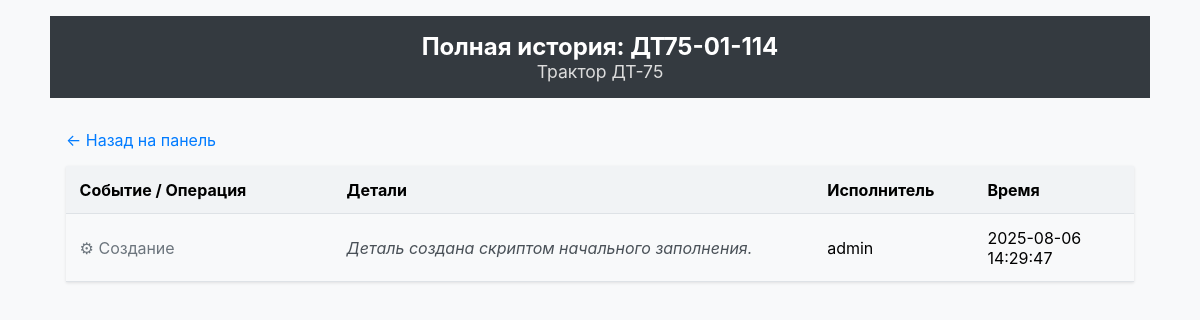
The app's page /history/ДТ75-01-114 with its own data.
### app/models/models.py (models this page shows, shortened)
class Part(db.Model):
    __tablename__ = 'Parts'
    part_id = db.Column(db.String, primary_key=True)
    product_designation = db.Column(db.String, nullable=False)
    date_added = db.Column(db.DateTime, default=datetime.utcnow)
    current_status = db.Column(db.String, default='На складе')
    last_update = db.Column(db.DateTime, default=datetime.utcnow, onupdate=datetime.utcnow)
    route_template_id = db.Column(db.Integer, db.ForeignKey('RouteTemplates.id'), nullable=True)
    route_template = db.relationship('RouteTemplate')
    history = db.relationship('StatusHistory', backref='part', lazy=True, cascade="all, delete-orphan")
    audit_logs = db.relationship('AuditLog', backref='part', lazy=True, cascade="all, delete-orphan")

class AuditLog(db.Model):
    __tablename__ = 'AuditLogs'
    id = db.Column(db.Integer, primary_key=True)
    part_id = db.Column(db.String, db.ForeignKey('Parts.part_id'), nullable=True)
    user_id = db.Column(db.Integer, db.ForeignKey('Users.id'), nullable=False)
    timestamp = db.Column(db.DateTime, default=datetime.utcnow)
    action = db.Column(db.String(100), nullable=False)
    details = db.Column(db.Text, nullable=True)

class User(UserMixin, db.Model):
    __tablename__ = 'Users'
    id = db.Column(db.Integer, primary_key=True)
    username = db.Column(db.String(64), index=True, unique=True, nullable=False)
    password_hash = db.Column(db.String(256))
    role = db.Column(db.String(20), default='operator', nullable=False)
    can_add_parts = db.Column(db.Boolean, default=False)
    can_edit_parts = db.Column(db.Boolean, default=False)
    can_delete_parts = db.Column(db.Boolean, default=False)
    can_generate_qr = db.Column(db.Boolean, default=False)
    can_view_audit_log = db.Column(db.Boolean, default=False)
    can_manage_stages = db.Column(db.Boolean, default=False)
    can_manage_routes = db.Column(db.Boolean, default=False)
    can_view_reports = db.Column(db.Boolean, default=False)
    can_manage_users = db.Column(db.Boolean, default=False) # Право супер-администратора
    audit_logs = db.relationship('AuditLog', backref='user', lazy=True)

### app/main/routes.py (the view)
@main.route('/history/<string:part_id>')
def history(part_id):
    part = Part.query.get_or_404(part_id)
    status_entries = part.history
    audit_entries = part.audit_logs
    for entry in status_entries: entry.type = 'status'
    for entry in audit_entries: entry.type = 'audit'
    combined_history = status_entries + audit_entries
    combined_history.sort(key=lambda x: x.timestamp, reverse=True)
    return render_template('history.html', part=part, combined_history=combined_history)

### app/templates/history.html (shortened to what this page needs)
{% extends "base.html" %}
{% block content %}
<div class="header">
    <h1>Полная история: {{ part.part_id }}</h1>
    <h2 style="font-weight: normal; color: #ddd; font-size: 1.1rem; margin:0;">{{ part.product_designation }}</h2>
</div>
<div class="container">
    <p><a href="{{ url_for('main.dashboard') }}">← Назад на панель</a></p>
    <table>
        <thead>
            <tr>
                <th style="width: 25%;">Событие / Операция</th>
                <th style="width: 45%;">Детали</th>
                <th style="width: 15%;">Исполнитель</th>
                <th style="width: 15%;">Время</th>
            </tr>
        </thead>
        <tbody>
        {% for entry in combined_history %}
            {% if entry.type == 'status' %}
            <tr>
                <td><strong>{{ entry.status }}</strong></td>
                <td>
                    {% if current_user.is_authenticated and current_user.can_edit_parts %}
                    <form action="{{ url_for('admin.cancel_stage', history_id=entry.id) }}" method='post' onsubmit="return confirm('Вы уверены, что хотите отменить этап \'{{ entry.status }}\'? Это действие необратимо.');" style="float: right;">
                        <button type='submit' class='button delete' style="padding: 0.2rem 0.6rem; font-size: 0.8rem;">Отменить</button>
                    </form>
                    {% endif %}
                </td>
                <td>{{ entry.operator_name }}</td>
                <td>{{ entry.timestamp.strftime('%Y-%m-%d %H:%M:%S') }}</td>
            </tr>
            {% elif entry.type == 'audit' %}
            <tr style="background-color: #f8f9fa;">
                <td style="color: #6c757d;">⚙ {{ entry.action }}</td>
                <td style="font-style: italic; color: #495057;">{{ entry.details }}</td>
                <td>
                    {{ entry.user.username }}
                </td>
                <td>{{ entry.timestamp.strftime('%Y-%m-%d %H:%M:%S') }}</td>
            </tr>
            {% endif %}
        {% else %}
            <tr>
                <td colspan="4" style="text-align:center;">История пуста</td>
            </tr>
        {% endfor %}
        </tbody>
    </table>
</div>
{% endblock %}

### app/static/styles.css (style rules this page uses)
body { font-family: -apple-system, BlinkMacSystemFont, "Segoe UI", Roboto, "Helvetica Neue", Arial, sans-serif; margin: 0; background-color: #f8f9fa; }
.container { padding: 1rem; max-width: 1100px; margin: auto; }
.header { background-color: #343a40; color: white; padding: 1rem; text-align: center; }
.header h1 { margin: 0; font-size: 1.5rem; }
table { width: 100%; border-collapse: collapse; background: white; margin-top: 1rem; box-shadow: 0 1px 3px rgba(0,0,0,0.1); }
th, td { padding: .85rem; text-align: left; border-bottom: 1px solid #dee2e6; vertical-align: middle; }
th { background-color: #f1f3f5; }
a { color: #007bff; text-decoration: none; }

### records on screen
Part: part_id "ДТ75-01-114", product_designation "Трактор ДТ-75"
AuditLog: action "Создание", details "Деталь создана скриптом начального заполнения.", user.username "admin", timestamp "2025-08-06 14:29:47"
